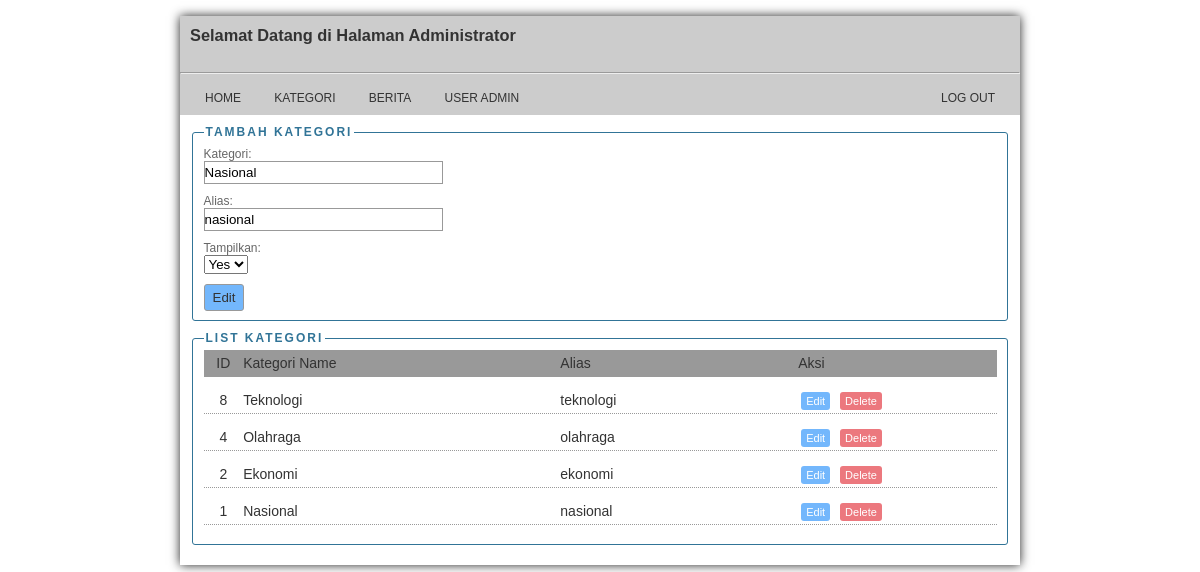
/admin/?mod=kategori&act=edit&id=1 (signed in), run on the app's committed database.
### tables this page shows
CREATE TABLE `kategori` (
  `ID` int(5) NOT NULL,
  `Kategori` varchar(100) NOT NULL,
  `alias` varchar(50) NOT NULL,
  `Terbit` varchar(1) NOT NULL
);

### admin/kategori.php (the view, shortened to what this page needs)
<?php
if (isset($_GET['act']) && $_GET['act'] == 'edit') {
	$id = (int)$_GET['id'];
	global $connect;
	$sql = mysqli_query($connect,"SELECT * FROM kategori WHERE ID = '$id' ");
	while($r = mysqli_fetch_array($sql)) {
		extract($r);
		$kategori = $Kategori;
		$alias = $alias;
		$terbit = $Terbit;
		$ID = $ID;
	}
}
?>
<div class="w100">
	<form action="./?mod=kategori" method="POST">
		<fieldset>
			<legend>Tambah Kategori</legend>
			<div class="formberita w30">Kategori:<br>
				<input type="text" name="kategori" placeholder="Nama Kategori" value="<?=(isset($kategori) ? $kategori : '');?>" class="form100">
			</div>
			<div class="formberita w30">Alias:<br>
				<input type="text" name="alias" placeholder="Alias" value="<?=(isset($alias) ? $alias : '');?>" class="form100">
			</div>
			<div class="formberita w30">Tampilkan:<br>
				<select name="terbit">
					<option value="1" <?=((isset($terbit) && $terbit==1) ? 'selected' : ''); ?>>Yes</option>
				</select>
			</div>
			<input type="submit" name="<?=(isset($ID) ? 'editkategori' : 'tambahkategori');?>" value="<?=(isset($ID) ? 'Edit' : 'Tambah');?>" class="btn-primary">
		</fieldset>
	</form>
</div>
<div class="w100">
	<fieldset>
		<legend>List Kategori</legend>
			<div class="w100 fl list bg_dark">
				<div class="w5 fl center">ID</div>
				<div class="w40 fl">Kategori Name</div>
				<div class="w30 fl">Alias</div>
				<div class="w20 fl">Aksi</div>
			</div>
			<?php
				global $connect;
				$sql = mysqli_query($connect,"SELECT * FROM kategori ORDER BY ID DESC");
				while($r = mysqli_fetch_array($sql)){
				extract($r);
			?>
			<div class="w100 fl list">
				<div class="w5 fl center"><?=$ID?></div>
				<div class="w40 fl"><?=$Kategori?></div>
				<div class="w30 fl"><?=$alias?></div>
				<div class="w20 fl">
					<a href="./?mod=kategori&act=edit&id=<?=$ID?>" class="btn btn-primary small">Edit</a> <a href="./?mod=kategori&act=hapus&id=<?=$ID?>" class="btn btn-red small">Delete</a>
				</div>
			</div>
			<?php
			}
			?>
	</fieldset>
</div>

### assets/style.css (style rules this page uses)
body { margin:0; padding:0; background: #fff; font-family: arial, sans-serif; font-size: 14px; color: #333; }
a { text-decoration: none; color: #666666 }
.small { font-size:11px; }
.center { text-align: center; }
.fl { float: left; }
.w100 { width: 100%; }
.w40 { width: 40%; }
.w30 { width: 30%; }
.w20 { width: 20%; }
.w5 { width: 5%; }
.bg_dark { background: #999; }
.formberita { font-size: 12px; color: #666; margin: 3px 0 10px 0; }
input[type="text"].form100 { width: 100%; }
input[type="text"] { padding: 3px 0; border: 1px solid #999; }
input[type="submit"] { border: 1px solid #999; padding: 5px 8px; color:#333; box-sizing: border-box; border-radius:3px; }
legend { font-size: 12px; color: #317497; font-weight: 700; text-transform: uppercase; letter-spacing: 2px; }
fieldset { border: 1px solid #317497; border-radius: 3px; margin-bottom: 10px; }
.list { margin: 0 0 10px 0; padding: 5px 0; border-bottom: 1px dotted #999; }
.btn { padding: 3px 5px; margin: 0px 3px; border-radius:3px; box-sizing: border-box; }
.btn-primary { background: #73b7fc; color: #FFF; }
.btn-red { background: #ec787e; color: #FFF; }

### data on the page
kategori: kategori "Nasional", alias "nasional", terbit "Yes", ID "1", Kategori "Nasional"
kategori: ID "8", Kategori "Teknologi", alias "teknologi"
kategori: ID "4", Kategori "Olahraga", alias "olahraga"
kategori: ID "2", Kategori "Ekonomi", alias "ekonomi"
